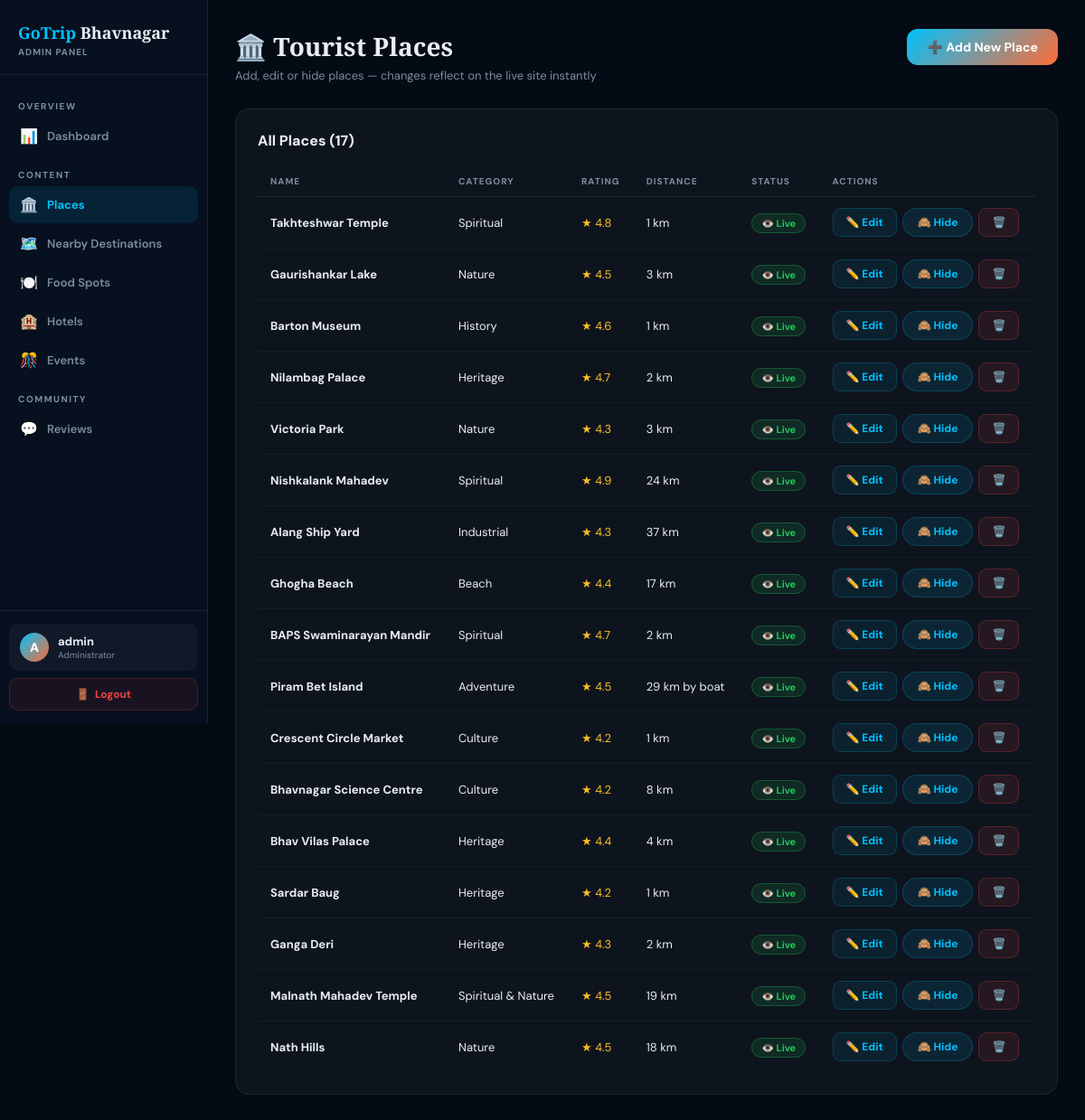
The page /admin/places.php (signed in) on the database its author committed.
### tables this page shows
CREATE TABLE IF NOT EXISTS places (
  id       INT AUTO_INCREMENT PRIMARY KEY,
  name     VARCHAR(150) NOT NULL,
  cat      VARCHAR(60),
  rating   DECIMAL(2,1),
  distance VARCHAR(30),
  open_hrs VARCHAR(100),
  lat      DECIMAL(11,8),
  lng      DECIMAL(11,8),
  entry    VARCHAR(80),
  tips     TEXT,
  img      TEXT,
  descr    TEXT,
  visible  TINYINT DEFAULT 1,
  created_at DATETIME DEFAULT CURRENT_TIMESTAMP
);

### admin/places.php (the view, shortened to what this page needs)
<?php
require_once '../db.php';
$places=$conn->query("SELECT * FROM places ORDER BY id");
?>
<!DOCTYPE html>
<html lang="en"><head>
</head><body>
<?php include 'sidebar.php'; ?>
<div class="main">
  <div class="top-bar">
    <div>
      <h1 class="page-title">🏛️ Tourist Places</h1>
      <p class="page-sub">Add, edit or hide places — changes reflect on the live site instantly</p>
    </div>
    <a href="places.php?action=add" class="btn-primary">➕ Add New Place</a>
  </div>
  <div class="section-card">
    <div class="section-card-header">
      <h2 class="section-card-title">All Places (<?= $places->num_rows ?>)</h2>
    </div>
    <div class="table-wrap">
      <table class="data-table">
        <thead><tr><th>Name</th><th>Category</th><th>Rating</th><th>Distance</th><th>Status</th><th>Actions</th></tr></thead>
        <tbody>
          <?php while($p=$places->fetch_assoc()): ?>
          <tr>
            <td><strong><?= htmlspecialchars($p['name']) ?></strong></td>
            <td><?= htmlspecialchars($p['cat']) ?></td>
            <td style="color:#fbbf24">★ <?= $p['rating'] ?></td>
            <td><?= htmlspecialchars($p['distance']) ?></td>
            <td><?= $p['visible'] ? '<span class="badge-approved">👁️ Live</span>' : '<span class="badge-hidden">🙈 Hidden</span>' ?></td>
            <td>
              <div style="display:flex;gap:6px">
                <a href="?edit=<?= $p['id'] ?>" class="btn-edit">✏️ Edit</a>
                <form method="POST" style="display:inline" onsubmit="return confirm('Toggle visibility?')">
                  <button class="btn-sm" type="submit"><?= $p['visible']?'🙈 Hide':'👁️ Show' ?></button>
                </form>
                <form method="POST" style="display:inline" onsubmit="return confirm('Delete this place? This cannot be undone.')">
                  <button class="btn-danger" type="submit">🗑️</button>
                </form>
              </div>
            </td>
          </tr>
          <?php endwhile; ?>
        </tbody>
      </table>
    </div>
  </div>
</div>
</body></html>

### rows shown on the page
places: name "Takhteshwar Temple", cat "Spiritual", rating "4.8", distance "1 km", visible "👁️ Live"
places: name "Gaurishankar Lake", cat "Nature", rating "4.5", distance "3 km", visible "👁️ Live"
places: name "Barton Museum", cat "History", rating "4.6", distance "1 km", visible "👁️ Live"
places: name "Nilambag Palace", cat "Heritage", rating "4.7", distance "2 km", visible "👁️ Live"
places: name "Victoria Park", cat "Nature", rating "4.3", distance "3 km", visible "👁️ Live"
places: name "Nishkalank Mahadev", cat "Spiritual", rating "4.9", distance "24 km", visible "👁️ Live"
places: name "Alang Ship Yard", cat "Industrial", rating "4.3", distance "37 km", visible "👁️ Live"
places: name "Ghogha Beach", cat "Beach", rating "4.4", distance "17 km", visible "👁️ Live"
places: name "BAPS Swaminarayan Mandir", cat "Spiritual", rating "4.7", distance "2 km", visible "👁️ Live"
places: name "Piram Bet Island", cat "Adventure", rating "4.5", distance "29 km by boat", visible "👁️ Live"
places: name "Crescent Circle Market", cat "Culture", rating "4.2", distance "1 km", visible "👁️ Live"
places: name "Bhavnagar Science Centre", cat "Culture", rating "4.2", distance "8 km", visible "👁️ Live"
places: name "Bhav Vilas Palace", cat "Heritage", rating "4.4", distance "4 km", visible "👁️ Live"
places: name "Sardar Baug", cat "Heritage", rating "4.2", distance "1 km", visible "👁️ Live"
places: name "Ganga Deri", cat "Heritage", rating "4.3", distance "2 km", visible "👁️ Live"
places: name "Malnath Mahadev Temple", cat "Spiritual & Nature", rating "4.5", distance "19 km", visible "👁️ Live"
places: name "Nath Hills", cat "Nature", rating "4.5", distance "18 km", visible "👁️ Live"

### other values the page prints
$icon "📊 🏛️ 🗺️ 🍽️ 🏨 🎊 💬"
$label "Dashboard Places Nearby Destinations Food Spots Hotels Events Reviews"
substr($_SESSION['admin_username'],0,1) "A"
$_SESSION['admin_username'] "admin"
$places->num_rows "17"
